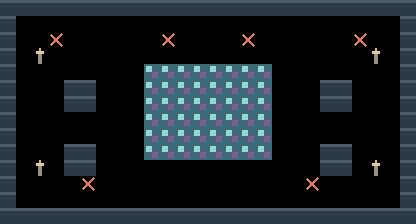

This game map was drawn from its Tiled (.tmx) file and the tilesets committed beside it. A one-line description and the full map source follow:
An orthogonal 26x14 tile map with 16x16 px tiles, 2 tile layers (terreno, marcadores).

<map version="1.10" tiledversion="1.11.0" orientation="orthogonal" renderorder="right-down" width="26" height="14" tilewidth="16" tileheight="16" infinite="0" nextlayerid="3" nextobjectid="1">
 <properties>
  <property name="tipo" value="cat_combate" />
  <property name="nombre" value="nave" />
 </properties>
 <tileset firstgid="1" source="muelle.tsx" />
 <layer id="1" name="terreno" width="26" height="14">
  <data encoding="csv">
1,1,1,1,1,1,1,1,1,1,1,1,1,1,1,1,1,1,1,1,1,1,1,1,1,1,
1,0,0,0,0,0,0,0,0,0,0,0,0,0,0,0,0,0,0,0,0,0,0,0,0,1,
1,0,0,0,0,0,0,0,0,0,0,0,0,0,0,0,0,0,0,0,0,0,0,0,0,1,
1,0,6,0,0,0,0,0,0,0,0,0,0,0,0,0,0,0,0,0,0,0,0,6,0,1,
1,0,0,0,0,0,0,0,0,5,5,5,5,5,5,5,5,0,0,0,0,0,0,0,0,1,
1,0,0,0,1,1,0,0,0,5,5,5,5,5,5,5,5,0,0,0,1,1,0,0,0,1,
1,0,0,0,1,1,0,0,0,5,5,5,5,5,5,5,5,0,0,0,1,1,0,0,0,1,
1,0,0,0,0,0,0,0,0,5,5,5,5,5,5,5,5,0,0,0,0,0,0,0,0,1,
1,0,0,0,0,0,0,0,0,5,5,5,5,5,5,5,5,0,0,0,0,0,0,0,0,1,
1,0,0,0,1,1,0,0,0,5,5,5,5,5,5,5,5,0,0,0,1,1,0,0,0,1,
1,0,6,0,1,1,0,0,0,0,0,0,0,0,0,0,0,0,0,0,1,1,0,6,0,1,
1,0,0,0,0,0,0,0,0,0,0,0,0,0,0,0,0,0,0,0,0,0,0,0,0,1,
1,0,0,0,0,0,0,0,0,0,0,0,0,0,0,0,0,0,0,0,0,0,0,0,0,1,
1,1,1,1,1,1,1,1,1,1,1,1,1,1,1,1,1,1,1,1,1,1,1,1,1,1
</data>
 </layer>
 <layer id="2" name="marcadores" width="26" height="14">
  <data encoding="csv">
0,0,0,0,0,0,0,0,0,0,0,0,0,0,0,0,0,0,0,0,0,0,0,0,0,0,
0,0,0,0,0,0,0,0,0,0,0,0,0,0,0,0,0,0,0,0,0,0,0,0,0,0,
0,0,0,3,0,0,0,0,0,0,3,0,0,0,0,3,0,0,0,0,0,0,3,0,0,0,
0,0,0,0,0,0,0,0,0,0,0,0,0,0,0,0,0,0,0,0,0,0,0,0,0,0,
0,0,0,0,0,0,0,0,0,0,0,0,0,0,0,0,0,0,0,0,0,0,0,0,0,0,
0,0,0,0,0,0,0,0,0,0,0,0,0,0,0,0,0,0,0,0,0,0,0,0,0,0,
0,0,0,0,0,0,0,0,0,0,0,0,0,0,0,0,0,0,0,0,0,0,0,0,0,0,
0,0,0,0,0,0,0,0,0,0,0,0,0,0,0,0,0,0,0,0,0,0,0,0,0,0,
0,0,0,0,0,0,0,0,0,0,0,0,0,0,0,0,0,0,0,0,0,0,0,0,0,0,
0,0,0,0,0,0,0,0,0,0,0,0,0,0,0,0,0,0,0,0,0,0,0,0,0,0,
0,0,0,0,0,0,0,0,0,0,0,0,0,0,0,0,0,0,0,0,0,0,0,0,0,0,
0,0,0,0,0,3,0,0,0,0,0,0,0,0,0,0,0,0,0,3,0,0,0,0,0,0,
0,0,0,0,0,0,0,0,0,0,0,0,0,0,0,0,0,0,0,0,0,0,0,0,0,0,
0,0,0,0,0,0,0,0,0,0,0,0,0,0,0,0,0,0,0,0,0,0,0,0,0,0
</data>
 </layer>
</map>
